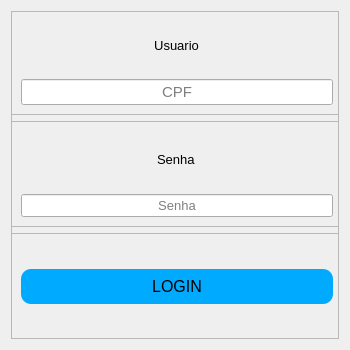
<?xml version="1.0" encoding="UTF-8"?>
<ui version="4.0">
 <class>Login</class>
 <widget class="QDialog" name="Login">
  <property name="geometry">
   <rect>
    <x>0</x>
    <y>0</y>
    <width>350</width>
    <height>350</height>
   </rect>
  </property>
  <property name="minimumSize">
   <size>
    <width>350</width>
    <height>350</height>
   </size>
  </property>
  <property name="maximumSize">
   <size>
    <width>350</width>
    <height>350</height>
   </size>
  </property>
  <property name="font">
   <font>
    <pointsize>10</pointsize>
   </font>
  </property>
  <property name="cursor">
   <cursorShape>PointingHandCursor</cursorShape>
  </property>
  <property name="windowTitle">
   <string>Dialog</string>
  </property>
  <property name="styleSheet">
   <string notr="true"/>
  </property>
  <layout class="QVBoxLayout" name="verticalLayout_7">
   <item>
    <widget class="QFrame" name="frame">
     <property name="frameShape">
      <enum>QFrame::StyledPanel</enum>
     </property>
     <property name="frameShadow">
      <enum>QFrame::Raised</enum>
     </property>
     <widget class="QFrame" name="frame_2">
      <property name="geometry">
       <rect>
        <x>0</x>
        <y>-3</y>
        <width>332</width>
        <height>107</height>
       </rect>
      </property>
      <property name="frameShape">
       <enum>QFrame::StyledPanel</enum>
      </property>
      <property name="frameShadow">
       <enum>QFrame::Raised</enum>
      </property>
      <layout class="QVBoxLayout" name="verticalLayout_6">
       <item alignment="Qt::AlignHCenter|Qt::AlignVCenter">
        <widget class="QLabel" name="label_4">
         <property name="font">
          <font>
           <pointsize>10</pointsize>
          </font>
         </property>
         <property name="text">
          <string>Usuario</string>
         </property>
         <property name="alignment">
          <set>Qt::AlignCenter</set>
         </property>
        </widget>
       </item>
       <item>
        <widget class="QLineEdit" name="usuarioButton_2">
         <property name="font">
          <font>
           <pointsize>11</pointsize>
          </font>
         </property>
         <property name="styleSheet">
          <string notr="true">color: rgb(0, 0, 0);</string>
         </property>
         <property name="alignment">
          <set>Qt::AlignCenter</set>
         </property>
         <property name="placeholderText">
          <string>CPF</string>
         </property>
        </widget>
       </item>
      </layout>
     </widget>
     <widget class="QFrame" name="frame_4">
      <property name="geometry">
       <rect>
        <x>0</x>
        <y>222</y>
        <width>332</width>
        <height>107</height>
       </rect>
      </property>
      <property name="frameShape">
       <enum>QFrame::StyledPanel</enum>
      </property>
      <property name="frameShadow">
       <enum>QFrame::Raised</enum>
      </property>
      <layout class="QVBoxLayout" name="verticalLayout_4">
       <item>
        <widget class="QPushButton" name="loginButton_2">
         <property name="font">
          <font>
           <pointsize>12</pointsize>
          </font>
         </property>
         <property name="cursor">
          <cursorShape>PointingHandCursor</cursorShape>
         </property>
         <property name="styleSheet">
          <string notr="true">QPushButton{

background-color: rgb(0, 170, 255);
border-radius:10px;
padding: 8px;

}

QPushButton:hover{
background-color: rgb(0, 255, 127);

}</string>
         </property>
         <property name="text">
          <string>LOGIN</string>
         </property>
        </widget>
       </item>
      </layout>
     </widget>
     <widget class="QFrame" name="frame_3">
      <property name="geometry">
       <rect>
        <x>0</x>
        <y>110</y>
        <width>332</width>
        <height>106</height>
       </rect>
      </property>
      <property name="maximumSize">
       <size>
        <width>350</width>
        <height>350</height>
       </size>
      </property>
      <property name="frameShape">
       <enum>QFrame::StyledPanel</enum>
      </property>
      <property name="frameShadow">
       <enum>QFrame::Raised</enum>
      </property>
      <layout class="QVBoxLayout" name="verticalLayout_5">
       <item alignment="Qt::AlignHCenter|Qt::AlignVCenter">
        <widget class="QLabel" name="label_3">
         <property name="font">
          <font>
           <pointsize>10</pointsize>
          </font>
         </property>
         <property name="text">
          <string>Senha</string>
         </property>
        </widget>
       </item>
       <item>
        <widget class="QLineEdit" name="senhaButton_2">
         <property name="font">
          <font>
           <pointsize>10</pointsize>
          </font>
         </property>
         <property name="styleSheet">
          <string notr="true">color: rgb(0, 0, 0);</string>
         </property>
         <property name="echoMode">
          <enum>QLineEdit::Password</enum>
         </property>
         <property name="alignment">
          <set>Qt::AlignCenter</set>
         </property>
         <property name="placeholderText">
          <string>Senha</string>
         </property>
        </widget>
       </item>
      </layout>
     </widget>
    </widget>
   </item>
  </layout>
 </widget>
 <resources/>
 <connections/>
</ui>
